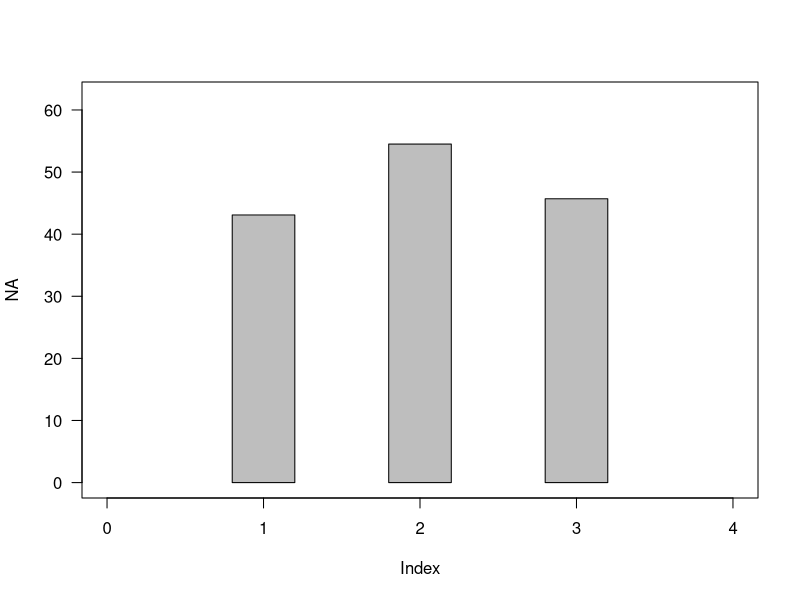

Here is the R script that generated this plot:


## Part 2 tasks:
## 
##    (1) Draw the rectangles using one call to rect()
##    (2) Color the rectangles gray
##    (3) rotate the y axis labels so they are horizontal



# Monthly estimated Atl herring catch

catchEst <- c(May = 43.09,
              June = 54.51,
              July = 45.70)

catchSD <- c(May = 6.97,
             June = 7.51,
             July = 5.29)

###############################################


yrg <- c(0, max(catchEst + catchSD))
xrg <- range(0:4)

plot(x = NA,
     xlim = xrg,
     ylim = yrg,
     las = 1)    # las = 1 rotates the y axis labels

rect(xleft = c(0.8, 1.8, 2.8),  # Include the minimum x value for all 3
                                # rectangles
     ybottom = c(0, 0, 0),      # Each of the 3 minimum y values will be 0
                                # (note that if you use just one 0 here that
                                # will work too because it will be recycled
     xright = c(1.2, 2.2, 3.2), # Include the maximum x value for all 3
                                # rectangles
     ytop = catchEst,           # Include the entire vector for catch estimates
     col = 'gray')              # set the rectangle color to be gray



